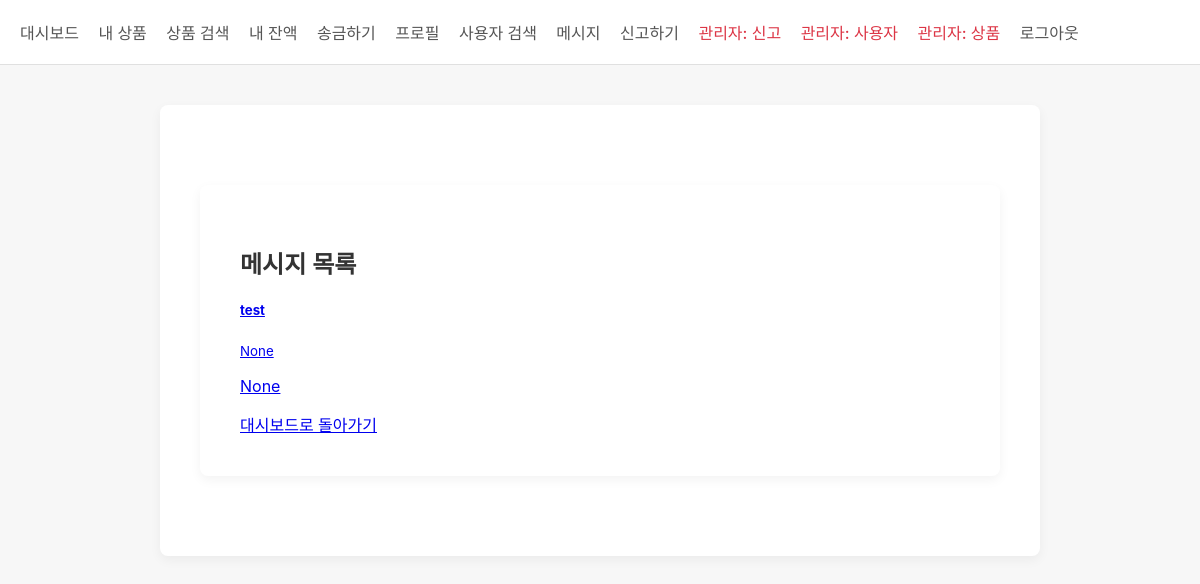
/messages (signed in), run on an earlier commit of the app's database.
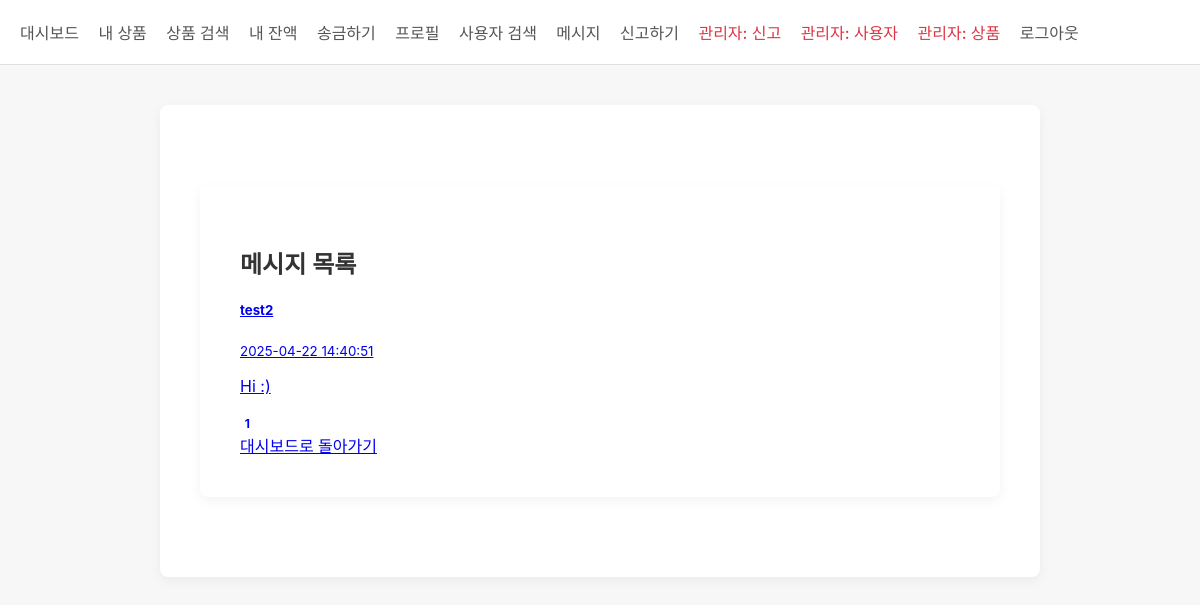
And on a later commit of the database.
### tables this page shows
CREATE TABLE chat_room (
                id TEXT PRIMARY KEY,
                name TEXT NOT NULL,
                created_at TIMESTAMP DEFAULT CURRENT_TIMESTAMP
            );

CREATE TABLE user (
                id TEXT PRIMARY KEY,
                username TEXT UNIQUE NOT NULL,
                password TEXT NOT NULL,
                bio TEXT,
                balance INTEGER DEFAULT 10000,
                login_attempts INTEGER DEFAULT 0,
                locked_until TIMESTAMP,
                is_admin BOOLEAN DEFAULT 0,
                status TEXT DEFAULT 'active',
                report_count INTEGER DEFAULT 0,
                created_at TIMESTAMP DEFAULT CURRENT_TIMESTAMP
            );

### app.py (the view)
@app.route('/messages')
@login_required
def message_list():
    db = get_db()
    cursor = db.cursor()
    cursor.execute("""
    SELECT cr.id, cr.name, cp.user_id as participant_id, u.username as participant_name,
           (SELECT COUNT(*) FROM private_message
            WHERE receiver_id = ? AND sender_id = cp.user_id AND is_read = 0) as unread_count,
           (SELECT message FROM private_message
            WHERE (sender_id = ? AND receiver_id = cp.user_id) OR
                  (sender_id = cp.user_id AND receiver_id = ?)
            ORDER BY created_at DESC LIMIT 1) as last_message,
           (SELECT created_at FROM private_message
            WHERE (sender_id = ? AND receiver_id = cp.user_id) OR
                  (sender_id = cp.user_id AND receiver_id = ?)
            ORDER BY created_at DESC LIMIT 1) as last_message_time
    FROM chat_room cr
    JOIN chat_participant cp ON cr.id = cp.room_id
    JOIN user u ON cp.user_id = u.id
    WHERE cr.id IN (SELECT room_id FROM chat_participant WHERE user_id = ?)
    AND cp.user_id != ?
    AND u.status != 'dormant'
    """, (session['user_id'], session['user_id'], session['user_id'], session['user_id'], session['user_id'], session['user_id'], session['user_id']))
    chat_rooms = cursor.fetchall()
    return render_template('message_list.html', chat_rooms=chat_rooms)

### app.py (called while the page is built)
def login_required(f):
    @wraps(f)
    def decorated_function(*args, **kwargs):
        if 'user_id' not in session:
            flash('로그인이 필요합니다.')
            return redirect(url_for('login'))
        return f(*args, **kwargs)
    return decorated_function

def get_db():
    db = getattr(g, '_database', None)
    if db is None:
        db = g._database = sqlite3.connect(DATABASE)
        db.row_factory = sqlite3.Row  # 결과를 dict처럼 사용하기 위함
    return db

@app.teardown_appcontext
def close_connection(exception):
    db = getattr(g, '_database', None)
    if db is not None:
        db.close()

@app.after_request
def add_security_headers(response):
    response.headers['Content-Security-Policy'] = "default-src 'self'; script-src 'self' 'unsafe-inline' https://cdnjs.cloudflare.com; style-src 'self' 'unsafe-inline'; img-src 'self' data:;"
    response.headers['X-Frame-Options'] = 'SAMEORIGIN'
    response.headers['X-XSS-Protection'] = '1; mode=block'
    return response

### templates/message_list.html (shortened to what this page needs)
{% extends "base.html" %}
{% block content %}
<div class="container mt-5">
    <h2>메시지 목록</h2>
    {% if chat_rooms %}
        <div class="list-group">
            {% for room in chat_rooms %}
                <a href="{{ url_for('chat_room', user_id=room.participant_id) }}" class="list-group-item list-group-item-action">
                    <div class="d-flex w-100 justify-content-between">
                        <h5 class="mb-1">{{ room.participant_name }}</h5>
                        <small>{{ room.last_message_time }}</small>
                    </div>
                    <p class="mb-1">{{ room.last_message }}</p>
                    {% if room.unread_count > 0 %}
                        <span class="badge badge-primary badge-pill">{{ room.unread_count }}</span>
                    {% endif %}
                </a>
            {% endfor %}
        </div>
    {% else %}
        <div class="alert alert-info">
            아직 메시지가 없습니다.
        </div>
    {% endif %}
    <a href="{{ url_for('dashboard') }}" class="btn btn-secondary mt-3">대시보드로 돌아가기</a>
</div>
{% endblock %}

What changed in the data, as far as the page shows it:
no longer on this page (row unchanged): chat_room: participant_name "test", last_message_time "None", last_message "None"
added chat_room: participant_name "test2", last_message_time "2025-04-22 14:40:51", last_message "Hi :)", unread_count "1"
